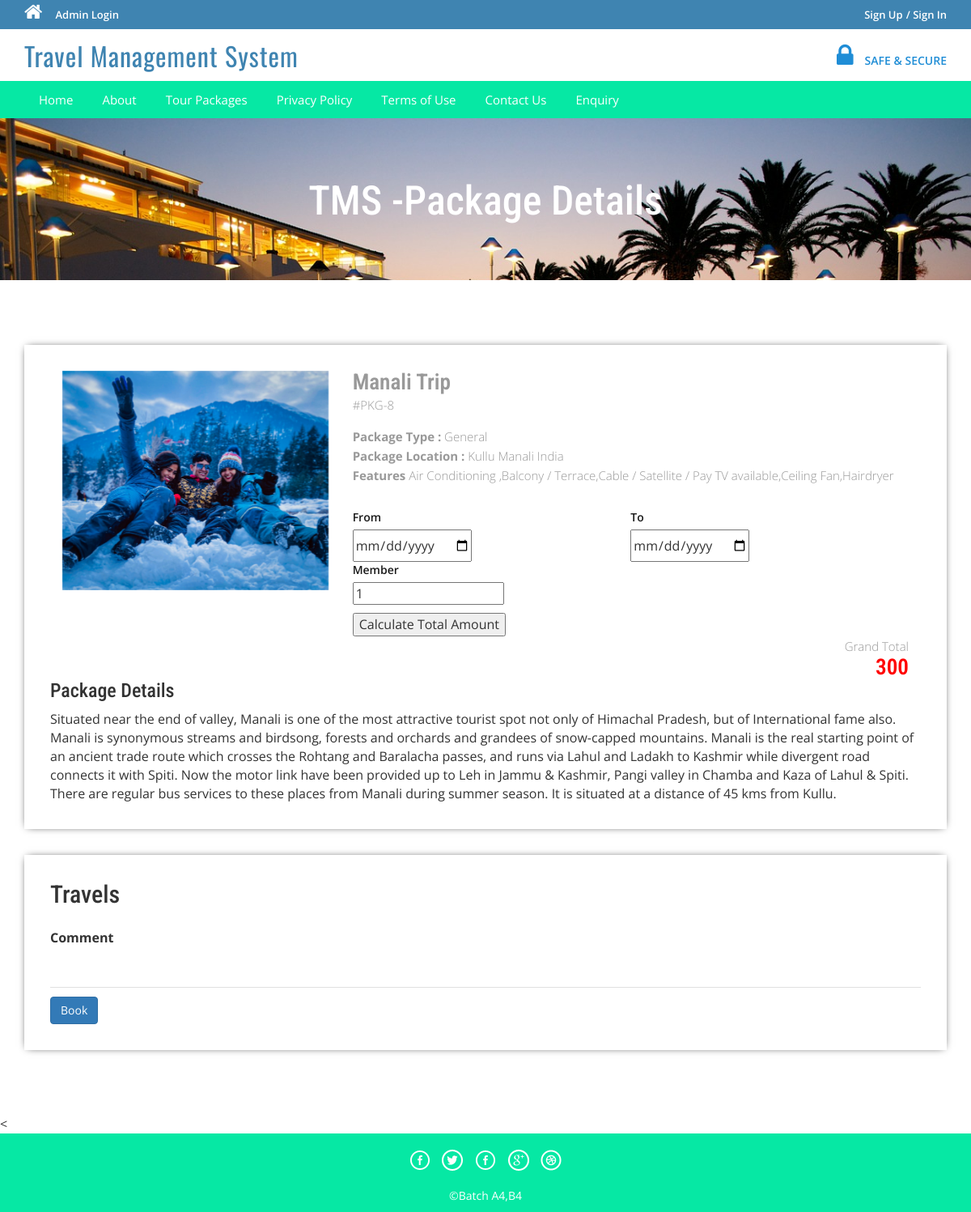
The page /package-details.php?pkgid=8 on the database its author committed.
### tables this page shows
CREATE TABLE `tbltourpackages` (
  `PackageId` int(11) NOT NULL,
  `PackageName` varchar(200) NOT NULL,
  `PackageType` varchar(150) NOT NULL,
  `PackageLocation` varchar(100) NOT NULL,
  `PackagePrice` int(11) NOT NULL,
  `PackageFetures` varchar(255) NOT NULL,
  `PackageDetails` mediumtext NOT NULL,
  `PackageImage` varchar(100) NOT NULL,
  `Creationdate` timestamp NOT NULL DEFAULT current_timestamp(),
  `UpdationDate` timestamp NULL DEFAULT '0000-00-00 00:00:00' ON UPDATE current_timestamp()
);

### package-details.php (the view, shortened to what this page needs)
<?php
include('includes/config.php');
?>
<!DOCTYPE HTML>
<html>
<head>
<link href="css/bootstrap.css" rel='stylesheet' type='text/css' />
<link href="css/style.css" rel='stylesheet' type='text/css' />
<link href="css/font-awesome.css" rel="stylesheet">
<link href="css/animate.css" rel="stylesheet" type="text/css" media="all">
<link rel="stylesheet" href="css/jquery-ui.css" />
</head>
<body>
<?php include('includes/header.php');?>
<div class="banner-3">
	<div class="container">
		<h1 class="wow zoomIn animated animated" data-wow-delay=".5s" style="visibility: visible; animation-delay: 0.5s; animation-name: zoomIn;"> TMS -Package Details</h1>
	</div>
</div>
<div class="selectroom">
	<div class="container">
<?php
$pid=intval($_GET['pkgid']);
$sql = "SELECT * from tbltourpackages where PackageId=:pid";
$query = $dbh->prepare($sql);
$query -> bindParam(':pid', $pid, PDO::PARAM_STR);
$query->execute();
$results=$query->fetchAll(PDO::FETCH_OBJ);
if($query->rowCount() > 0)
{
foreach($results as $result)
{	?>
<form name="book" method="post">
		<div class="selectroom_top">
			<div class="col-md-4 selectroom_left wow fadeInLeft animated" data-wow-delay=".5s">
				<img src="admin/pacakgeimages/<?php echo htmlentities($result->PackageImage);?>" class="img-responsive" alt="">
			</div>
			<div class="col-md-8 selectroom_right wow fadeInRight animated" data-wow-delay=".5s">
				<h2><?php echo htmlentities($result->PackageName);?></h2>
				<p class="dow">#PKG-<?php echo htmlentities($result->PackageId);?></p>
				<p><b>Package Type :</b> <?php echo htmlentities($result->PackageType);?></p>
				<p><b>Package Location :</b> <?php echo htmlentities($result->PackageLocation);?></p>
					<p><b>Features</b> <?php echo htmlentities($result->PackageFetures);?></p>
					<div class="ban-bottom">
				<div class="bnr-right">
				<label class="inputLabel">From</label>
				<input type="date" name="fromdate" placeholder="dd-mm-yyyy"    required="">
			</div>
			<div class="bnr-right">
				<label class="inputLabel">To</label>
				<input type="date" name="todate" placeholder="dd-mm-yyyy"   required="">
			</div>
			<div class="bnr-right">
				<label class="inputLabel">Member</label>
				<input class="integer" id='id1' type="number" min="1" value="1" placeholder="Enter Total member" required="">
				<button style = "margin-top :10px" onclick="gfg_Run()">
				Calculate Total Amount
    </button>
			</div>
			</div>
			<div>
				<br>
				<br>
				<div class="clearfix"></div>
				<div class="grand">
					<p>Grand Total</p>
					<h3 id="idd" style="color:red"><?php echo htmlentities($result->PackagePrice);?></h3>
				</div>
			</div>
			</div>
		<h3>Package Details</h3>
				<p style="padding-top: 1%"><?php echo htmlentities($result->PackageDetails);?> </p>
		</div>
		<div class="selectroom_top">
			<h2>Travels</h2>
			<div class="selectroom-info animated wow fadeInUp animated" data-wow-duration="1200ms" data-wow-delay="500ms" style="visibility: visible; animation-duration: 1200ms; animation-delay: 500ms; animation-name: fadeInUp; margin-top: -70px">
				<ul>
					<li class="spe">
						<label class="inputLabel">Comment</label>
						<input class="special" type="text" name="comment" required="">
					</li>
					<?php if($_SESSION['login'])
					{?>
						<li class="spe" align="center">
					<button type="submit" name="submit2" class="btn-primary btn">Book</button>
						</li>
						<?php } else {?>
							<li class="sigi" align="center" style="margin-top: 1%">
							<a href="#" data-toggle="modal" data-target="#myModal4" class="btn-primary btn" > Book</a></li>
							<?php } ?>
				</ul>
			</div>
		</div>
		</form>
<?php }} ?>
	</div>
</div>
<
<?php include('includes/footer.php');?>
</body>
</html>

### css/style.css (style rules this page uses)
html, body { font-size: 100%; background: #fff; font-family: 'Open Sans', sans-serif; }
body a,.grid_1,plan_1,plan_1.one,plan_1.two,i.icon1, i.icon2, i.icon3, i.icon4, i.icon5, i.icon6 { transition:0.5s all; -webkit-transition:0.5s all; -moz-transition:0.5s all; -o-transition:0.5s all; -ms-transition:0.5s all; }
h1,h2,h3,h4,h5,h6 { margin:0; font-family: 'Roboto Condensed', sans-serif; }
p { margin:0; }
ul { margin:0; padding:0; }
label { margin:0; }
.ban-top .inputLabel,.ban-bottom .inputLabel { display: block; font-weight: 600; font-size: 14px; margin-bottom: 5px; color: #191919; }
.bnr-right { float: left; width:50%; }
.ban-bottom { margin-top: 30px; }
.banner-3 { background: url(../images/6.jpg)no-repeat; background-size: cover; -webkit-background-size: cover; -o-background-size: cover; -ms-background-size: cover; -moz-background-size: cover; min-height:200px; }
.banner-3 h1 { font-size: 50px; margin-bottom: 40px; padding: 1.5em 0 0; text-align: center; color: #fff; }
.selectroom { padding: 5em 0 3em; }
.selectroom_top { padding: 2em; box-shadow: 0px 0px 10px -4px #000; margin-bottom: 2em; }
.grand { text-align: right; }
.selectroom_right h2 { font-size: 1.7em; color: #999; font-weight: 600; margin: 0; }
.selectroom_right h3 { font-size: 1.7em; font-weight: 600; color:orangered; }
p.dow { font-size: 15px; color: #999; font-weight: 300; line-height: 1.8em; margin-bottom:1em; }
.selectroom_right p { font-size: 15px; line-height: 1.6em; font-weight: 300; color: #999; }
.selectroom-info li { display: inline-block; float: left; }
.selectroom input[type="text"] { width: 92%; color: #9E9E9E; outline: none; font-size: 14px; padding: 10px 0px; border: none; border-bottom:1px solid rgba(0,0,0,.12); -webkit-appearance: none; margin-top: 10px; }
.selectroom-info ul { margin-top: 3em; }
li.spe { width: 100%; margin-top: 3em; }
li.spe input[type="text"] { width: 100%; }

### rows shown on the page
tbltourpackages: PackageImage (picture), PackageName "Manali Trip", PackageId "8", PackageType "General", PackageLocation "Kullu Manali India", PackageFetures "Air Conditioning ,Balcony / Terrace,Cable / Satellite / Pay TV available,Ceiling Fan,Hairdryer", PackagePrice "300", PackageDetails "Situated near the end of valley, Manali is one of the most attractive tourist spot not only of Himachal Pradesh, but of International fame also. Manali is synonymous streams and birdsong, forests and orchards and grandees of snow-capped mountains. Manali is the real starting point of an ancient trade route which crosses the Rohtang and Baralacha passes, and runs via Lahul and Ladakh to Kashmir while divergent road connects it with Spiti. Now the motor link have been provided up to Leh in Jammu & Kashmir, Pangi valley in Chamba and Kaza of Lahul & Spiti. There are regular bus services to these places from Manali during summer season. It is situated at a distance of 45 kms from Kullu."
